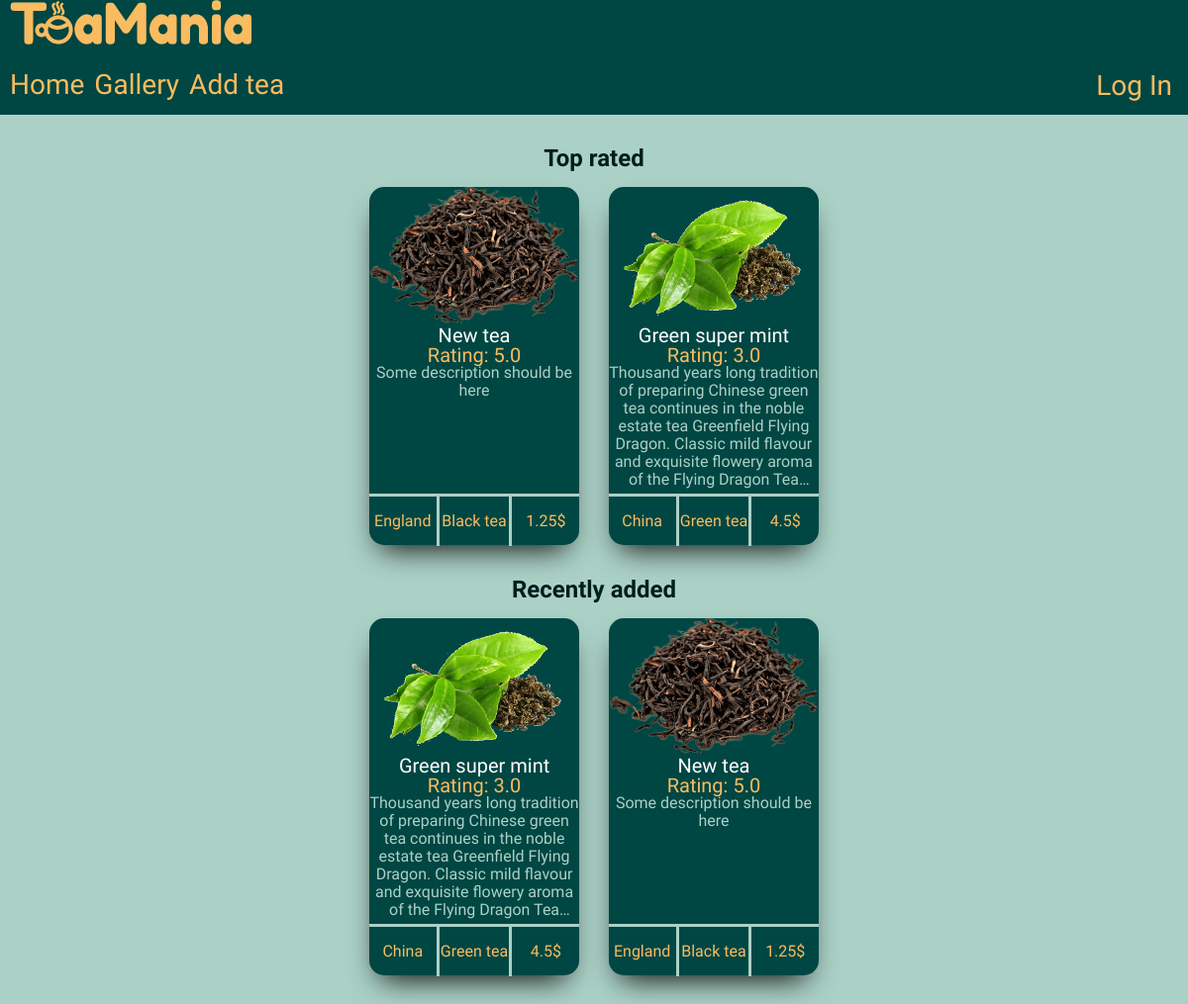
/index, run on the app's committed database.
### app/models.py (models this page shows, shortened)
class Tea(db.Model):
    id = db.Column(db.Integer, primary_key=True)
    title = db.Column(db.String(50), index=True, unique=True, nullable=False)
    type = db.Column(db.String(20), index=True, nullable=False)
    country = db.Column(db.String(50), index=True, nullable=False)
    description = db.Column(db.String(200))
    price = db.Column(db.Float, index=True, nullable=False)
    rating = db.Column(db.Float, index=True)
    image = db.Column(db.String(150))
    timestamp = db.Column(db.DateTime, index=True, default=datetime.utcnow)
    user_id = db.Column(db.Integer, db.ForeignKey('user.id'))
    comments = db.relationship('Comment', backref='tea', lazy='dynamic')

### app/routes.py (the view)
@app.route('/')
@app.route('/index')
def index():
    teas_by_rating = Tea.query.order_by(Tea.rating.desc()).limit(5).all()
    teas_by_date = Tea.query.order_by(Tea.timestamp.desc()).limit(10).all()
    return render_template('index.html', teas_by_rating=teas_by_rating, teas_by_date=teas_by_date)

### app/templates/index.html (shortened to what this page needs)
<!DOCTYPE html>
<html lang="en">
<head>
  <link rel="stylesheet" href="{{ url_for('static', filename='css/main_style.css')}}">
  <link rel="stylesheet" href="{{ url_for('static', filename='css/index_style.css')}}">
</head>
<body>
  <header>
    <div class="container">
      <a href="index" class="header__logo">
        <img src="{{ url_for('static', filename='images/logo_desctop.png') }}" alt="Big logo">
      </a>
      <div class="header__bottom">
        <nav>
          <a href="{{ url_for('index') }}" class="header__button">Home</a>
          <a href="{{ url_for('gallery') }}" class="header__button" >Gallery</a>
          <a href="{{ url_for('add_tea') }}" class="header__button">Add tea</a>
        </nav>
        <div class="header__login">
          <button class="header__button" id="login">Log In</button>
        </div>
      </div>
    </div>
  </header>
  <main>
    <div class="container">
      <section class="top__five">
        <h2 class="headline">Top rated</h2>
        <ul id="top-five-results">
          {% for tea in teas_by_rating: %}
          <li class="tea__card">
            <div class="tea__image">
              {% if tea.type == 'Black' %}
                <img src="{{ url_for('static', filename='images/blacktea.png')}}" alt="black tea">
              {% elif tea.type == 'Green' %}
                <img src="{{ url_for('static', filename='images/greentea.png')}}" alt="green tea">
              {% else %}
                <img src="{{ url_for('static', filename='images/othertea.png')}}" alt="other tea">
              {% endif %}
            </div>
            <div class="tea__name"><a href="gallery/{{ tea.id }}">{{ tea.title }}</a></div>
            <div class="tea__rating">Rating: {{ tea.rating }}</div>
            <div class="tea__description"> {{ tea.description }}</div>
            <div class="tea__info">
              <div class="tea__stats country">
                <p>{{ tea.country }}</p>
              </div>
              <div class="tea__stats categoty">
                <p>{{ tea.type }} tea</p>
              </div>
              <div class="tea__stats price">
                <p>{{ tea.price }}$</p>
              </div>
            </div>
          </li>
          {% endfor %}
        </ul>
      </section>
      <section class="last-ten">
        <h2 class="headline">Recently added</h2>
        <ul id="last-ten-results">
          {% for tea in teas_by_date: %}
          <li class="tea__card">
            <div class="tea__image">
              {% if tea.type == 'Black' %}
                <img src="{{ url_for('static', filename='images/blacktea.png')}}" alt="bleck tea">
              {% elif tea.type == 'Green' %}
                <img src="{{ url_for('static', filename='images/greentea.png')}}" alt="bleck tea">
              {% else %}
                <img src="{{ url_for('static', filename='images/othertea.png')}}" alt="bleck tea">
              {% endif %}
            </div>
            <div class="tea__name"><a href="gallery/{{ tea.id }}">{{ tea.title }}</a></div>
            <div class="tea__rating">Rating: {{ tea.rating }}</div>
            <div class="tea__description"> {{ tea.description }}</div>
            <div class="tea__info">
              <div class="tea__stats country">
                <p>{{ tea.country }}</p>
              </div>
              <div class="tea__stats categoty">
                <p>{{ tea.type }} tea</p>
              </div>
              <div class="tea__stats price">
                <p>{{ tea.price }}$</p>
              </div>
            </div>
          </li>
          {% endfor %}
        </ul>
      </section>
    </div>
  </main>
</body>
</html>

### app/static/css/main_style.css (style rules this page uses)
* { box-sizing: border-box; }
a { text-decoration: none; }
ul, li { list-style-type: none; margin-left: 0; padding-left: 0; }
header { width: 100%; background-color: #004643; }
.header__bottom { display: flex; justify-content: space-between; line-height: normal; padding: 20px 0px 5px; font-family: 'Fredoka One', sans-serif, serif; }
nav { display: flex; }
.header__button { margin-right: 10px; font-size: 28px; color: #f9bc60; }
.header__button:last-child { margin-right: 0; }
.header__login button { background: none; border: none; font-family: 'Fredoka One'; }
nav a::after, .header__login button::after { content: ''; display: block; width: 0; height: 4px; margin-top: 3px; background-color: #f9bc60; transition: width .3s; }
body { height: 100%; font-family: 'Acme', 'PT Serif', serif; font-weight: 400; font-size: 16px; line-height: 18px; margin: 0; padding: 0; background-color: #abd1c6; }
.container { max-width: 1200px; margin: 0 auto; padding: 0 10px; }

### app/static/css/index_style.css (style rules this page uses)
.headline { display: flex; justify-content: center; margin-top: 3%; color: #001e1d; }
#top-five-results, #last-ten-results { display: flex; justify-content: center; flex-wrap: wrap; }
.tea__card { display: inline-block; width: 18%; margin-right: 2.5%; background-color: #004643; border-radius: 15px; text-align: center; box-shadow: -1px 15px 30px -12px black; }
.tea__card:last-child { margin-right: 0%; }
#last-ten-results .tea__card { margin-bottom: 3%; }
.tea__image { position: relative; padding-top: 56.25%; margin-bottom: 10%; }
.tea__image img { position: absolute; left: 0; top: 0; height: auto; width: 100%; }
.tea__name a { font-size: 20px; color: #fffffe; }
.tea__rating { font-size: 20px; color: #f9bc60; }
.tea__description { height: 35%; color: #abd1c6; display: -webkit-box; -webkit-box-orient: vertical; -webkit-line-clamp: 7; overflow: hidden; text-overflow: ellipsis; }
.tea__info { display: flex; justify-content: space-around; margin-top: 2%; border-top: 3px solid #abd1c6; }
.tea__stats { color: #f9bc60; width: 33.3%; padding-bottom: 5px auto; }
.country { border-right: 3px solid #abd1c6; }
.price { border-left: 3px solid #abd1c6; }

### data on the page
Tea: title "New tea", rating "5.0", description "Some description should be here", country "England", type "Black", price "1.25"
Tea: rating "3.0", description "Thousand years long tradition of preparing Chinese green tea continues in the noble estate tea Greenfield Flying Dragon. Classic mild flavour and exquisite flowery aroma of the Flying Dragon…", country "China", type "Green", price "4.5"
